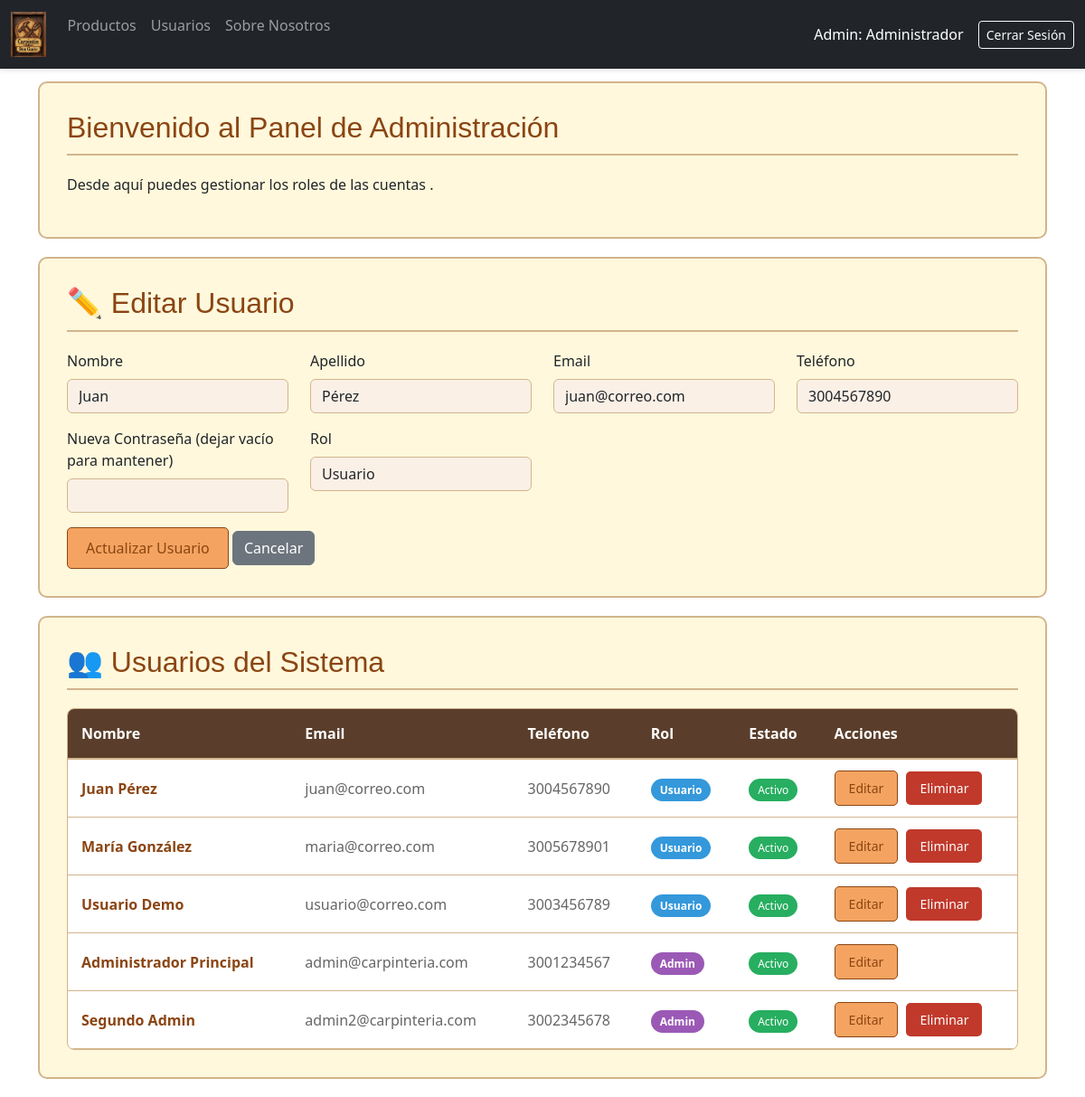
The page /backend/php/admin/usuarios.php?editar=4 (signed in) on the database its author committed.
### tables this page shows
CREATE TABLE IF NOT EXISTS usuarios (
    id INT AUTO_INCREMENT PRIMARY KEY,
    email VARCHAR(255) NOT NULL UNIQUE,
    password VARCHAR(255) NOT NULL,
    nombre VARCHAR(100) NOT NULL,
    apellido VARCHAR(100),
    telefono VARCHAR(20),
    rol ENUM('admin', 'usuario') NOT NULL DEFAULT 'usuario',
    activo TINYINT(1) DEFAULT 1,
    created_at TIMESTAMP DEFAULT CURRENT_TIMESTAMP,
    updated_at TIMESTAMP DEFAULT CURRENT_TIMESTAMP ON UPDATE CURRENT_TIMESTAMP,
    INDEX idx_email (email),
    INDEX idx_rol (rol),
    INDEX idx_activo (activo)
);

### backend/php/admin/usuarios.php (the view, shortened to what this page needs)
<?php
require_once '../config/db.php';
$usuario_editar = null;
if (isset($_GET['editar']) && is_numeric($_GET['editar'])) {
    $stmt = $pdo->prepare("SELECT * FROM usuarios WHERE id = ?");
    $stmt->execute([$_GET['editar']]);
    $usuario_editar = $stmt->fetch();
}
$stmt = $pdo->query("SELECT * FROM usuarios ORDER BY rol DESC, nombre ASC");
$usuarios = $stmt->fetchAll();
?>
<!DOCTYPE html>
<html lang="es">
<head>
    <link rel="stylesheet" href="../../../frontend/css/producto_estile.css">
    <link href="https://cdn.jsdelivr.net/npm/bootstrap@5.3.3/dist/css/bootstrap.min.css" rel="stylesheet">
</head>
<body>
    <header>
        <nav class="navbar navbar-expand-sm navbar-dark bg-dark">
            <div class="container-fluid">
                <div class="collapse navbar-collapse" id="mynavbar">
                    <ul class="navbar-nav me-auto mb-2 mb-sm-0">
                    <a class="navbar-brand" href="../../../backend/php/admin/index.html">
                        <img class="foto" src="../../../frontend/views/Carpintin-Don-Gusto/img/logo.jpg" alt="Logotipo" style="height: 50px;">
                    </a>
                        <li class="nav-item">
                            <a class="nav-link" href="index.php">Productos</a>
                        </li>
                        <li class="nav-item">
                            <a class="nav-link" href="usuarios.php">Usuarios</a>
                        </li>
                            <li class="nav-item">
                                <a class="nav-link" href="sobre-nosotros.php">Sobre Nosotros</a>
                            </li>
                    </ul>
                    <div class="d-flex align-items-center">
                        <span class="text-white me-3">Admin: <?php echo htmlspecialchars($_SESSION['usuario_nombre']); ?></span>
                        <a href="logout.php" class="btn btn-outline-light btn-sm">Cerrar Sesión</a>
                    </div>
                </div>
            </div>
        </nav>
    </header>
    <div class="container">
        <div class="admin-section">
            <h2>Bienvenido al Panel de Administración</h2>
            <p>Desde aquí puedes gestionar los roles de las cuentas .</p>
        </div>
    </div>
    <div class="container">
        <div class="admin-section">
            <h2><?php echo $usuario_editar ? '✏️ Editar Usuario' : '➕ Agregar Nuevo Usuario'; ?></h2>
            <form method="POST" action="">
                <div class="row">
                    <div class="col-md-3 mb-3">
                        <label for="nombre" class="form-label">Nombre</label>
                        <input type="text" class="form-control" id="nombre" name="nombre" required value="<?php echo htmlspecialchars($usuario_editar['nombre'] ?? ''); ?>">
                    </div>
                    <div class="col-md-3 mb-3">
                        <label for="apellido" class="form-label">Apellido</label>
                        <input type="text" class="form-control" id="apellido" name="apellido" value="<?php echo htmlspecialchars($usuario_editar['apellido'] ?? ''); ?>">
                    </div>
                    <div class="col-md-3 mb-3">
                        <label for="email" class="form-label">Email</label>
                        <input type="email" class="form-control" id="email" name="email" required value="<?php echo htmlspecialchars($usuario_editar['email'] ?? ''); ?>">
                    </div>
                    <div class="col-md-3 mb-3">
                        <label for="telefono" class="form-label">Teléfono</label>
                        <input type="text" class="form-control" id="telefono" name="telefono" value="<?php echo htmlspecialchars($usuario_editar['telefono'] ?? ''); ?>">
                    </div>
                </div>
                <div class="row">
                    <div class="col-md-3 mb-3">
                        <label for="password" class="form-label"><?php echo $usuario_editar ? 'Nueva Contraseña (dejar vacío para mantener)' : 'Contraseña'; ?></label>
                        <input type="password" class="form-control" id="password" name="password" <?php echo $usuario_editar ? '' : 'required'; ?>>
                    </div>
                    <div class="col-md-3 mb-3">
                        <label for="rol" class="form-label">Rol</label>
                        <select class="form-control" id="rol" name="rol">
                            <option value="usuario" <?php echo (isset($usuario_editar['rol']) && $usuario_editar['rol'] === 'usuario') ? 'selected' : ''; ?>>Usuario</option>
                        </select>
                    </div>
                </div>
                <button type="submit" class="btn btn-add"><?php echo $usuario_editar ? 'Actualizar Usuario' : 'Crear Usuario'; ?></button>
                <?php if ($usuario_editar): ?>
                    <a href="usuarios.php" class="btn btn-secondary">Cancelar</a>
                <?php endif; ?>
            </form>
        </div>
        <div class="admin-section">
            <h2>👥 Usuarios del Sistema</h2>
            <div class="table-container">
                <table class="user-table" id="usuariosTable">
                    <thead>
                        <tr>
                            <th>Nombre</th>
                            <th>Email</th>
                            <th>Teléfono</th>
                            <th>Rol</th>
                            <th>Estado</th>
                            <th>Acciones</th>
                        </tr>
                    </thead>
                    <tbody>
                        <?php if (count($usuarios) === 0): ?>
                            <tr>
                                <td colspan="6" class="empty-state">No hay usuarios aún</td>
                            </tr>
                        <?php else: ?>
                            <?php foreach ($usuarios as $user): ?>
                                <tr>
                                    <td class="nombre"><?php echo htmlspecialchars($user['nombre'] . ' ' . ($user['apellido'] ?? '')); ?></td>
                                    <td class="email"><?php echo htmlspecialchars($user['email']); ?></td>
                                    <td class="telefono"><?php echo htmlspecialchars($user['telefono'] ?? 'No especificado'); ?></td>
                                    <td>
                                        <span class="rol-badge <?php echo $user['rol'] === 'admin' ? 'rol-admin' : 'rol-usuario'; ?>">
                                            <?php echo $user['rol'] === 'admin' ? 'Admin' : 'Usuario'; ?>
                                        </span>
                                    </td>
                                    <td>
                                        <?php if ($user['activo']): ?>
                                            <span class="activo-badge">Activo</span>
                                        <?php else: ?>
                                            <span class="inactivo-badge">Inactivo</span>
                                        <?php endif; ?>
                                    </td>
                                    <td class="actions">
                                        <a href="?editar=<?php echo $user['id']; ?>" class="btn btn-edit">Editar</a>
                                        <?php if ($user['id'] != $_SESSION['usuario_id']): ?>
                                            <?php if ($user['activo']): ?>
                                                <a href="?eliminar=<?php echo $user['id']; ?>" class="btn btn-delete" onclick="return confirm('¿Estás seguro de que deseas eliminar este usuario?');">Eliminar</a>
                                            <?php else: ?>
                                                <a href="?activar=<?php echo $user['id']; ?>" class="btn btn-activate">Activar</a>
                                            <?php endif; ?>
                                        <?php endif; ?>
                                    </td>
                                </tr>
                            <?php endforeach; ?>
                        <?php endif; ?>
                    </tbody>
                </table>
            </div>
        </div>
    </div>
</body>
</html>

### frontend/css/producto_estile.css (style rules this page uses)
header { background-color: rgba(228, 182, 108, 0.954) !important; position: fixed !important; top: 0 !important; left: 0 !important; right: 0 !important; width: 100% !important; z-index: 9999 !important; box-shadow: 0 2px 5px rgba(0, 0, 0, 0.1) !important; }
body { padding-top: 70px !important; margin-top: 0 !important; }
.navbar { width: 100% !important; margin: 0 !important; }
.row { margin-top: 20px; }
header { margin-bottom: 20px; }

### backend/php/admin/usuarios.php (style rules this page uses)
.admin-section { background-color: #FFF8DC; border: 2px solid #D2B48C; border-radius: 10px; padding: 30px; margin: 20px auto; max-width: 1400px; }
.admin-section h2 { color: #8B4513; font-family: 'Arial', sans-serif; border-bottom: 2px solid #D2B48C; padding-bottom: 10px; margin-bottom: 20px; }
.form-control { border: 1px solid #D2B48C; background-color: #FAF0E6; }
.btn-add { background-color: #F4A460; color: #8B4513; border: 1px solid #8B4513; padding: 10px 20px; font-size: 16px; border-radius: 5px; transition: background-color 0.3s ease, color 0.3s ease; }
.btn-edit { background-color: #F4A460; color: #8B4513; border: 1px solid #8B4513; padding: 8px 15px; font-size: 14px; border-radius: 5px; margin-right: 5px; text-decoration: none; }
.btn-delete { background-color: #c0392b; color: white; border: none; padding: 8px 15px; font-size: 14px; border-radius: 5px; text-decoration: none; }
.table-container { overflow-x: auto; background-color: white; border-radius: 8px; border: 1px solid #D2B48C; }
.user-table { width: 100%; border-collapse: collapse; margin: 0; }
.user-table thead { background-color: #5a3e2b; color: white; }
.user-table th { padding: 15px; text-align: left; font-weight: bold; border-bottom: 2px solid #D2B48C; }
.user-table td { padding: 12px 15px; border-bottom: 1px solid #D2B48C; vertical-align: middle; }
.user-table .nombre { font-weight: bold; color: #8B4513; }
.user-table .email { color: #666; }
.user-table .telefono { color: #666; }
.rol-badge { padding: 4px 10px; border-radius: 15px; font-size: 12px; font-weight: bold; }
.rol-admin { background-color: #9b59b6; color: white; }
.rol-usuario { background-color: #3498db; color: white; }
.activo-badge { background-color: #27ae60; color: white; padding: 4px 10px; border-radius: 15px; font-size: 12px; }
.actions { white-space: nowrap; }

### rows shown on the page
usuarios: nombre "Juan", apellido "Pérez", email "juan@correo.com", telefono "3004567890", rol "Usuario", nombre+apellido "Juan Pérez", activo "Activo"
usuarios: nombre+apellido "María González", email "maria@correo.com", telefono "3005678901", rol "Usuario", activo "Activo"
usuarios: nombre+apellido "Usuario Demo", email "usuario@correo.com", telefono "3003456789", rol "Usuario", activo "Activo"
usuarios: nombre+apellido "Administrador Principal", email "admin@carpinteria.com", telefono "3001234567", rol "Admin", activo "Activo"
usuarios: nombre+apellido "Segundo Admin", email "admin2@carpinteria.com", telefono "3002345678", rol "Admin", activo "Activo"

### other values the page prints
$_SESSION['usuario_nombre'] "Administrador"
